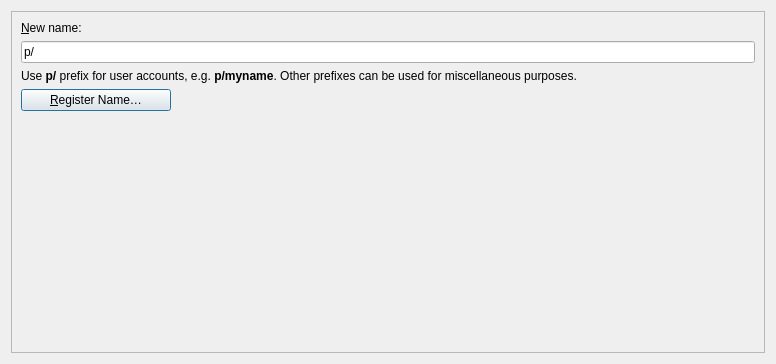
<?xml version="1.0" encoding="UTF-8"?>
<ui version="4.0">
 <class>BuyNamesPage</class>
 <widget class="QWidget" name="BuyNamesPage">
  <property name="geometry">
   <rect>
    <x>0</x>
    <y>0</y>
    <width>776</width>
    <height>364</height>
   </rect>
  </property>
  <layout class="QHBoxLayout" name="horizontalLayout">
   <item>
    <widget class="QFrame" name="frame2">
     <property name="sizePolicy">
      <sizepolicy hsizetype="Preferred" vsizetype="Expanding">
       <horstretch>0</horstretch>
       <verstretch>0</verstretch>
      </sizepolicy>
     </property>
     <property name="frameShape">
      <enum>QFrame::StyledPanel</enum>
     </property>
     <property name="frameShadow">
      <enum>QFrame::Sunken</enum>
     </property>
     <layout class="QVBoxLayout" name="verticalLayout">
      <item>
       <widget class="QLabel" name="label_4">
        <property name="sizePolicy">
         <sizepolicy hsizetype="Preferred" vsizetype="Maximum">
          <horstretch>0</horstretch>
          <verstretch>0</verstretch>
         </sizepolicy>
        </property>
        <property name="text">
         <string>&amp;New name:</string>
        </property>
        <property name="alignment">
         <set>Qt::AlignLeading|Qt::AlignLeft|Qt::AlignVCenter</set>
        </property>
        <property name="buddy">
         <cstring>registerName</cstring>
        </property>
       </widget>
      </item>
      <item>
       <widget class="QValidatedLineEdit" name="registerName">
        <property name="toolTip">
         <string>Enter a name to register it.</string>
        </property>
        <property name="text">
         <string>p/</string>
        </property>
       </widget>
      </item>
      <item>
       <widget class="QLabel" name="label">
        <property name="sizePolicy">
         <sizepolicy hsizetype="Preferred" vsizetype="Preferred">
          <horstretch>0</horstretch>
          <verstretch>0</verstretch>
         </sizepolicy>
        </property>
        <property name="text">
         <string>Use &lt;strong&gt;p/&lt;/strong&gt; prefix for user accounts, e.g. &lt;strong&gt;p/myname&lt;/strong&gt;. Other prefixes can be used for miscellaneous purposes.&lt;/p&gt;</string>
        </property>
        <property name="textFormat">
         <enum>Qt::RichText</enum>
        </property>
        <property name="wordWrap">
         <bool>true</bool>
        </property>
        <property name="openExternalLinks">
         <bool>true</bool>
        </property>
       </widget>
      </item>
      <item>
       <widget class="QPushButton" name="registerNameButton">
        <property name="sizePolicy">
         <sizepolicy hsizetype="Fixed" vsizetype="Fixed">
          <horstretch>0</horstretch>
          <verstretch>0</verstretch>
         </sizepolicy>
        </property>
        <property name="minimumSize">
         <size>
          <width>150</width>
          <height>0</height>
         </size>
        </property>
        <property name="toolTip">
         <string>Register the name.</string>
        </property>
        <property name="text">
         <string>&amp;Register Name&#8230;</string>
        </property>
        <property name="icon">
         <iconset resource="../bitcoin.qrc">
          <normaloff>:/icons/send</normaloff>:/icons/send</iconset>
        </property>
        <property name="default">
         <bool>true</bool>
        </property>
       </widget>
      </item>
      <item>
       <spacer name="verticalSpacer">
        <property name="orientation">
         <enum>Qt::Vertical</enum>
        </property>
        <property name="sizeHint" stdset="0">
         <size>
          <width>20</width>
          <height>40</height>
         </size>
        </property>
       </spacer>
      </item>
     </layout>
    </widget>
   </item>
  </layout>
 </widget>
 <customwidgets>
  <customwidget>
   <class>QValidatedLineEdit</class>
   <extends>QLineEdit</extends>
   <header>qt/qvalidatedlineedit.h</header>
  </customwidget>
 </customwidgets>
 <resources>
  <include location="../bitcoin.qrc"/>
 </resources>
 <connections/>
</ui>
